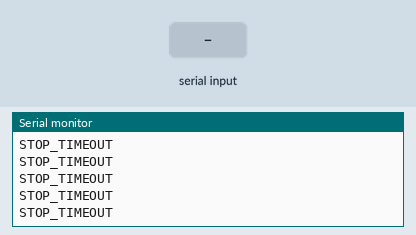
This sketch was run on a simulated Arduino Mega 2560, built with avr-gcc and run on an emulated ATmega2560. Shown: the last lines printed to the serial monitor. The test bench sets the inputs (shaded band).

Above: at 1.2 s.
1.3 s: "F" received over the second serial link
At 1.7 s:
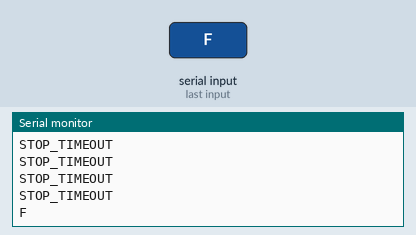
2.8 s: "B" received over the second serial link
At 3.3 s:
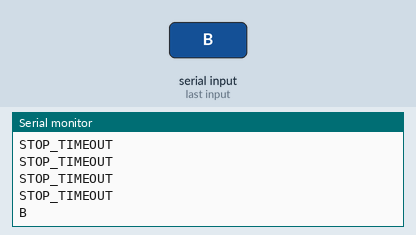
4.3 s: "L" received over the second serial link
At 4.8 s:
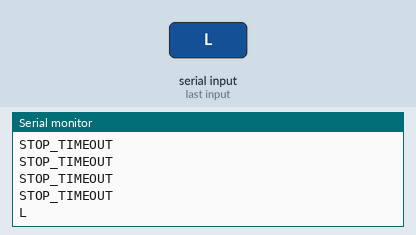
5.8 s: "R" received over the second serial link
At 6.3 s:
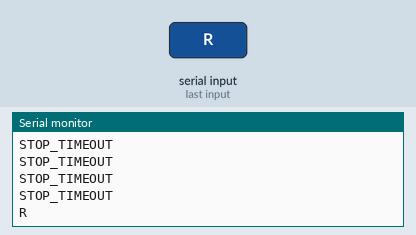
7.3 s: "S" received over the second serial link
At 7.8 s:
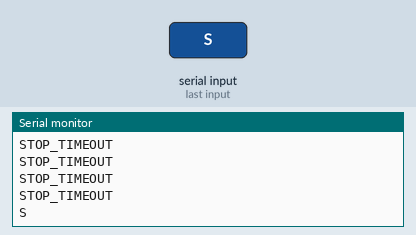

Measured:
- after the input at 1.3 s, the serial monitor: prints a new line at once (image 1)
- after the input at 2.8 s, the serial monitor: prints a new line at once (image 2)
- after the input at 4.3 s, the serial monitor: prints a new line at once (image 3)
- after the input at 5.8 s, the serial monitor: prints a new line at once (image 4)
- after the input at 7.3 s, the serial monitor: prints a new line at once (image 5)

The sketch:

54-uart-hablar-por-turnos-y-a-la-misma-velocidad.ino
```cpp
// Curso PX-32 — programa mínimo de la lección 54
// Cargar solo después de leer la sección de seguridad.
unsigned long ultimo=0;
void setup(){ Serial.begin(9600); Serial1.begin(9600); }
void loop(){ if(Serial1.available()){ char c=Serial1.read(); ultimo=millis(); if(c=='F'||c=='B'||c=='L'||c=='R'||c=='S') Serial.println(c); else Serial.println("STOP_DATO_INVALIDO"); } if(millis()-ultimo>500) Serial.println("STOP_TIMEOUT"); delay(100); }
```
